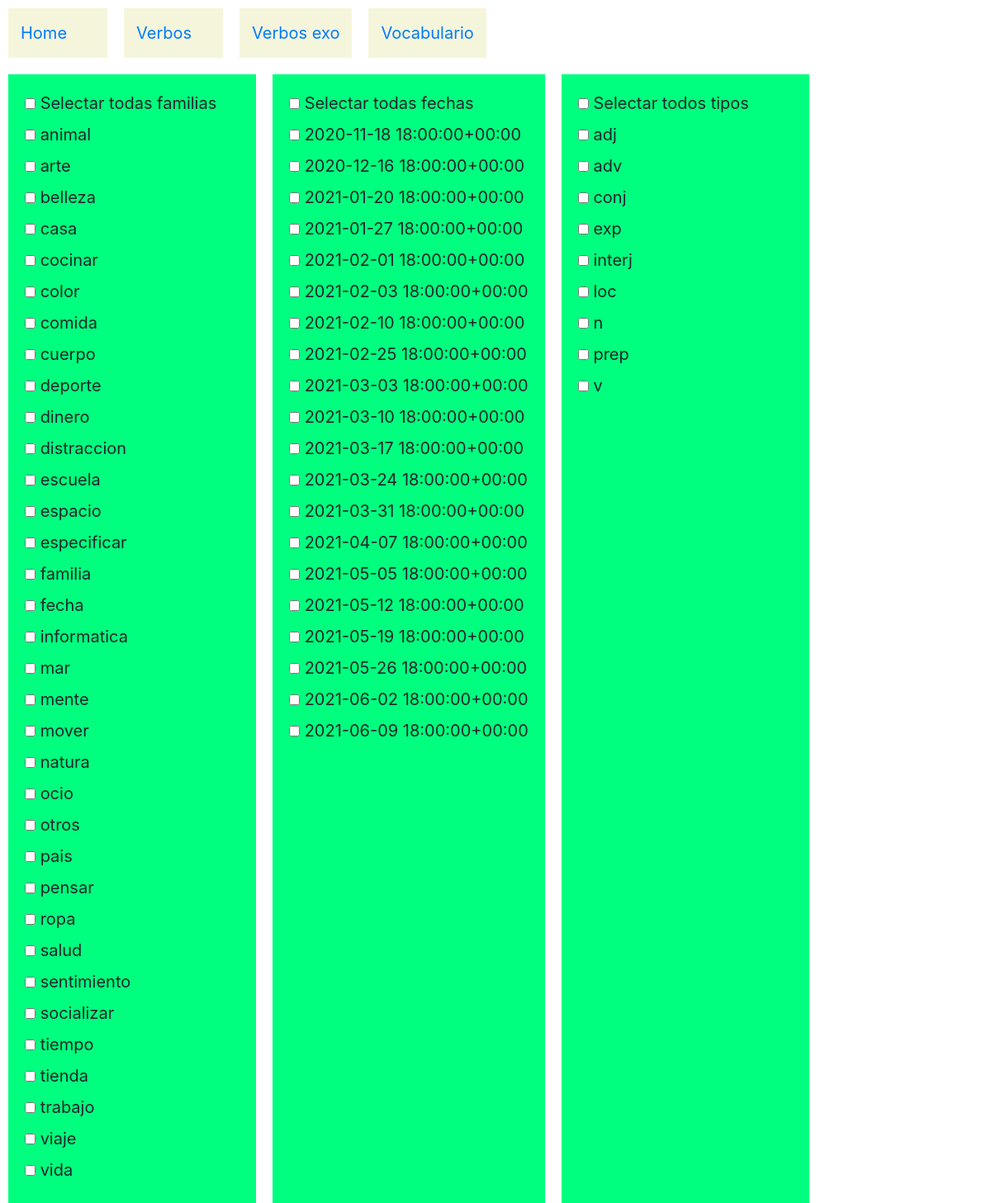
The page /verbos/palabra/ on the database as committed earlier.
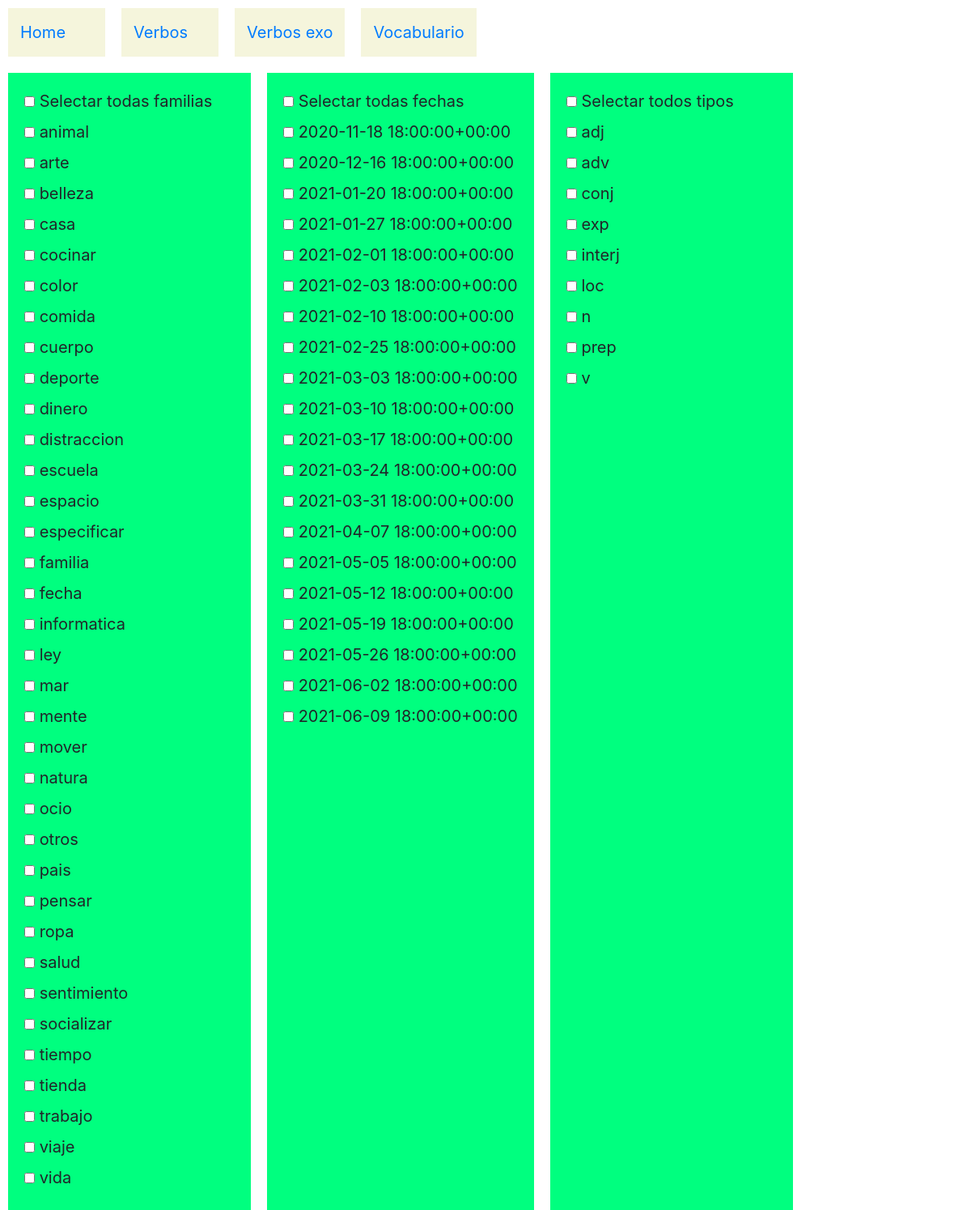
The same page on the database as committed later.
### verbos/models.py (models this page shows)
class Palabrafamilia(models.Model):
    palabrafamilia = models.CharField(max_length=30,null=True)
    palabrafamiliaseq=models.IntegerField(null=True)
    def __str__(self):
        return self.palabrafamilia

class Palabrafecha(models.Model):
    palabrafecha = models.DateTimeField(null=True,default=date.today)
    def __str__(self):
        return str(self.palabrafecha)

class Palabratipo(models.Model):
    palabratipo = models.CharField(max_length=32,null=True)
    def __str__(self):
        return self.palabratipo

### verbos/views.py (the view)
# urls.py: path('palabra/',views.palabra,name='palabra'),
def palabra(request):
    familias  = Palabrafamilia.objects.all()
    tipos =     Palabratipo.objects.all()
    generos =   Palabragenero.objects.all()
    nivels =    Palabranivel.objects.all()
    fechas =    Palabrafecha.objects.all().order_by('palabrafecha')
    jsfamilias=jslist(familias)
    jsgeneros=jslist(generos)
    jsnivels=jslist(nivels)
    context= {
            "familias" : familias,
            "tipos" : tipos,
            "generos" : generos,
            "nivels" : nivels ,
            "fechas" : fechas,
        }
    return render(request,"verbos/palabra.html",context)

### verbos/views.py (called while the page is built)
def jslist(myqueryset):
    jstname=myqueryset.model.__name__
    jstlst=[]
    for item in myqueryset:
        jstlst.append([jstname,item.id])
    return jstlst

### verbos/templates/verbos/palabra.html (shortened to what this page needs)
{% extends 'verbos/layout.html' %}
{% block body1 %}
	<form action= "{% url 'palabras' id1='10' id2='20' %}"  method ="post">
	<div id="container" >
		<div>
			<input type="checkbox" data-type="familia" id="familia" name="checktodos" >
			<label for="familia"> Selectar todas familias </label>
			<br>
			{% for familia in familias %}
			<input type="checkbox" id="Familia-{{familia.id}}"  name="familia"  data-storage="true" >
			<label for="Familia-{{familia.id}}"> {{familia}}   </label>
			<br>
			{% endfor %}
		</div>
		<div>
			<input type="checkbox" data-type="fecha" id="fechas" name="checktodos" >
			<label for="fecha"> Selectar todas fechas </label>
			<br>
			{% for fecha in fechas %}
			<input type="checkbox" id="Fecha-{{fecha.id}}"  name="fecha"  data-storage="true" >
			<label for="Fecha-{{fecha.id}}"> {{fecha}}   </label>
			<br>
			{% endfor %}
		</div>
		<div>
			<input type="checkbox" data-type="tipo" id="tipos" name="checktodos" >
			<label for="fecha"> Selectar todos tipos </label>
			<br>
			{% for tipo  in tipos  %}
			<input type="checkbox" id="Tipo-{{tipo.id}}"  name="tipo"  data-storage="true" >
			<label for="Tipo-{{tipo.id}}"> {{tipo}}   </label>
			<br>
			{% endfor %}
		</div>
	</div>
	</form>
{% endblock %}

Rows that differ between the two databases and show on the page:
added Palabrafamilia: palabrafamilia "ley"
